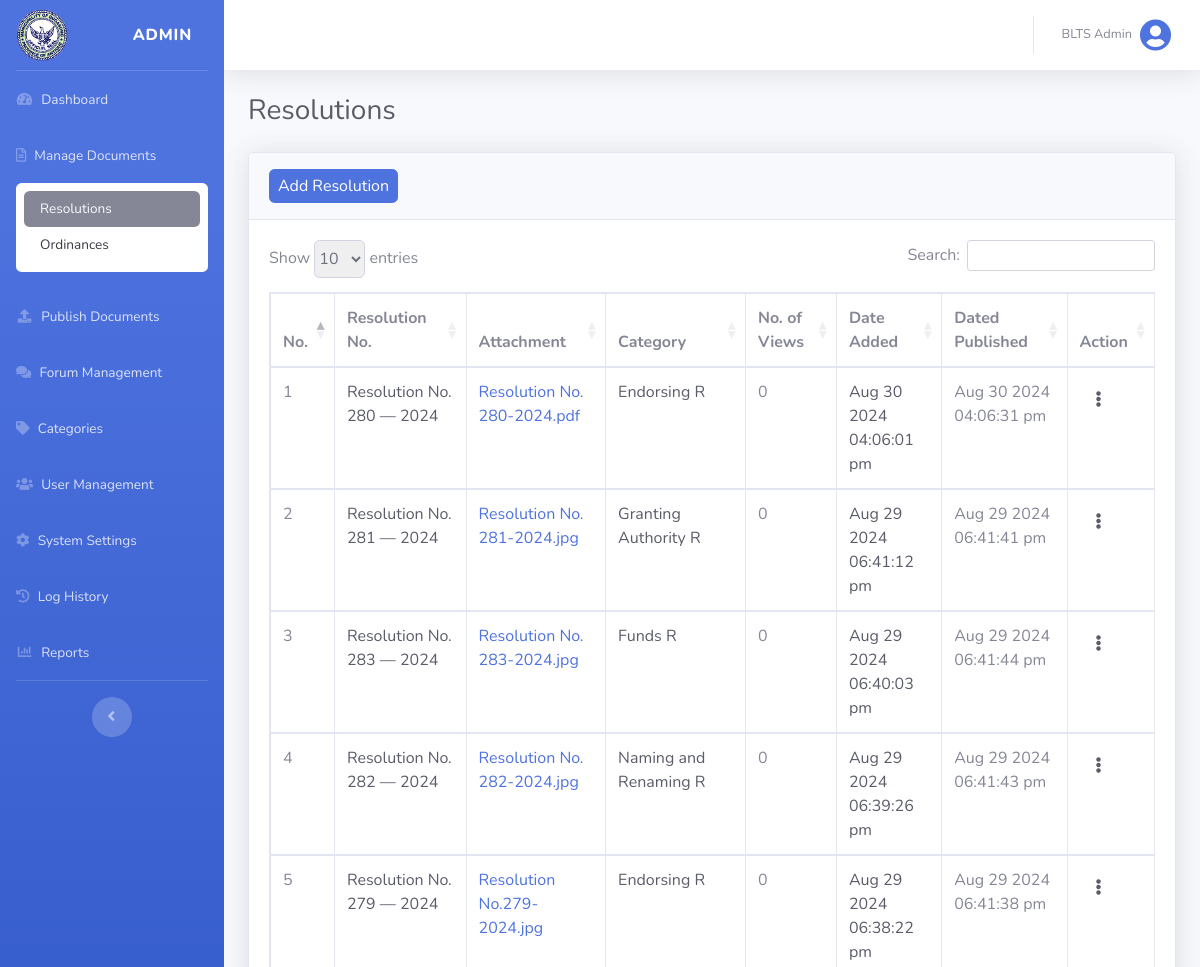
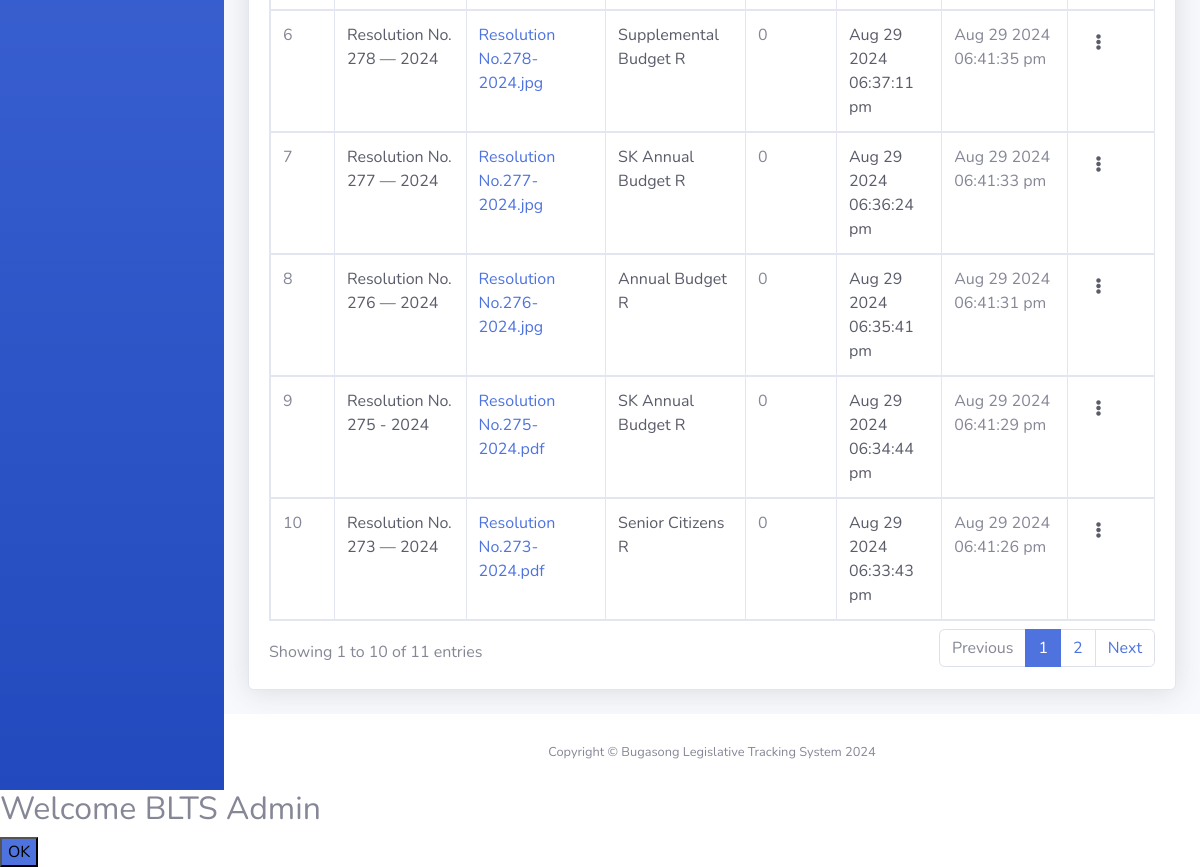
The app's page /views/admin_resolution.php?manage (signed in) with its own data (2 pictures, top to bottom).
### tables this page shows
CREATE TABLE `system_settings` (
  `system_setting_id` int(255) NOT NULL,
  `system_logo` varchar(255) NOT NULL
);

CREATE TABLE `users` (
  `user_id` int(255) NOT NULL,
  `name` varchar(255) NOT NULL,
  `email` varchar(255) NOT NULL,
  `username` varchar(255) NOT NULL,
  `password` varchar(255) NOT NULL,
  `status` int(255) NOT NULL DEFAULT 0,
  `user_type` varchar(255) NOT NULL DEFAULT 'citizen',
  `date_added` datetime NOT NULL DEFAULT current_timestamp()
);

CREATE TABLE `resolutions` (
  `resolution_id` int(255) NOT NULL,
  `user_id` int(255) NOT NULL,
  `resolution_cat_id` int(255) NOT NULL,
  `title` longtext NOT NULL,
  `resolutionNo` varchar(255) NOT NULL,
  `whereasClauses` longtext NOT NULL,
  `resolvingClauses` longtext NOT NULL,
  `optionalClauses` longtext NOT NULL,
  `approvalDetails` longtext NOT NULL,
  `file` varchar(255) NOT NULL,
  `date_added` datetime NOT NULL DEFAULT current_timestamp(),
  `date_publish` datetime(6) DEFAULT NULL,
  `status` int(255) NOT NULL DEFAULT 0
);

CREATE TABLE `resolution_cat` (
  `resolution_cat_id` int(255) NOT NULL,
  `resolution_category_name` varchar(255) NOT NULL,
  `date_added` datetime NOT NULL DEFAULT current_timestamp()
);

### config/functions.php (called while the page is built, shortened)
<?php
function isLogin()
{
    return isset($_SESSION['isLogin']);
}
function isAdmin()
{
    return isset($_SESSION['user_type']) && $_SESSION['user_type'] === 'admin';
}
function logName()
{
    $users = find('users', ['user_id' => $_SESSION['user_id']]);
    return !empty($users) ? $users['name'] : null;
}
function logUsertype()
{
    return $_SESSION['user_type'];
}
function getAllResolutionsDesc($limit)
{
    return findAll('resolutions', 'resolution_id', 'DESC', $limit);
}
function getResolutionCatByID($id)
{
    return find('resolution_cat', ['resolution_cat_id' => $id]);
}
function getResolutionViewCount($resolution_id)
{
    global $conn;
    $query = "
        SELECT
            o.resolution_id,
            COUNT(dv.document_id) AS view_count
        FROM
            resolutions o
        LEFT JOIN
            document_views dv
        ON
            o.resolution_id = dv.document_id
        WHERE
            o.resolution_id = ?
        GROUP BY
            o.resolution_id;
    ";
    $stmt = mysqli_prepare($conn, $query);
    mysqli_stmt_bind_param($stmt, "i", $resolution_id);
    mysqli_stmt_execute($stmt);
    $result = mysqli_stmt_get_result($stmt);
    $row = mysqli_fetch_assoc($result);
    if ($row) {
        return $row['view_count'];
    } else {
        return 0;
    }
}
function getSystemSettings()
{
    global $conn;
    $query = "SELECT * FROM system_settings";
    $settings = array();
    if ($result = $conn->query($query)) {
        while ($row = $result->fetch_assoc()) {
            $settings = $row;
        }
    } else {
        return false;
    }
    return $settings;
}
function get_filename($file)
{
    $file = basename($file);
    return $file;
}
function isActiveMenu($page)
{
    $currentUri = $_SERVER['REQUEST_URI'];
    return strpos($currentUri, $page) !== false;
}

### config/database.php (called while the page is built, shortened)
<?php
$host = "localhost";
$username = "root";
$password = "";
$database = "blts";
$conn = mysqli_connect($host, $username, $password, $database);
function find($table, $conditions)
{
    global $conn;
    $sql = "SELECT * FROM $table WHERE ";
    $params = [];
    foreach ($conditions as $column => $value) {
        $sql .= "$column = ? AND ";
        $params[] = $value;
    }
    $sql = substr($sql, 0, -4);
    $stmt = mysqli_prepare($conn, $sql);
    $types = str_repeat("s", count($params));
    $stmt->bind_param($types, ...$params);
    $stmt->execute();
    $result = $stmt->get_result();
    return $result->fetch_assoc();
}
function findAll($table, $orderBy = null, $direction = 'ASC', $limit = null)
{
    global $conn;
    $sql = "SELECT * FROM $table";
    if ($orderBy === 'RAND()') {
        $sql .= " ORDER BY RAND()";
    } elseif ($orderBy) {
        $sql .= " ORDER BY $orderBy $direction";
    }
    $result = mysqli_query($conn, $sql);
    return mysqli_fetch_all($result, MYSQLI_ASSOC);
}

### views/admin_resolution.php (the view, shortened to what this page needs)
<?php
@include('header.php');
?>
<div id="content-wrapper" class="d-flex flex-column">
    <div id="content">
        <?php @include('top_navbar.php'); ?>
        <?php if (isAdmin()): ?>
            <div class="container-fluid">
                <div class="d-sm-flex align-items-center justify-content-between mb-4">
                    <h1 class="h3 mb-0 text-gray-800">Resolutions</h1>
                </div>
                <div class="card shadow mb-4">
                    <div class="card-header py-3">
                        <?php if (isset($_GET['manage'])): ?>
                            <a href="admin_add_resolution.php" class="btn btn-primary px-2 py-1">Add Resolution</a>
                        <?php endif; ?>
                    </div>
                    <div class="card-body">
                        <div class="table-responsive">
                            <table class="table table-bordered" id="dataTable1" width="100%" cellspacing="0">
                                <thead>
                                    <tr>
                                        <th>No.</th>
                                        <th>Resolution No.</th>
                                        <th>Attachment</th>
                                        <th>Category</th>
                                        <th>No. of Views</th>
                                        <th>Date Added</th>
                                        <th>Dated Published</th>
                                        <th><?php if (isset($_GET['publish'])): ?>Status<?php endif; ?><?php if (isset($_GET['manage'])): ?>Action<?php endif; ?>
                                        </th>
                                    </tr>
                                </thead>
                                <tbody>
                                    <?php $count = 1; ?>
                                    <?php foreach (getAllResolutionsDesc(null) as $resolution): ?>
                                        <tr>
                                            <td><?php echo $count++; ?></td>
                                            <td class="text-gray-800"><?php echo $resolution['resolutionNo']; ?></td>
                                            <td class="text-gray-800"><a href="<?php echo $resolution['file']; ?>"
                                                    target="_blanks"><?php echo get_filename($resolution['file']); ?></a></td>
                                            <td class="text-gray-800">
                                                <?php echo isset(getResolutionCatByID($resolution['resolution_cat_id'])['resolution_category_name']) ? getResolutionCatByID($resolution['resolution_cat_id'])['resolution_category_name'] : ''; ?>
                                            </td>
                                            <td>
                                                <?php echo getResolutionViewCount($resolution['resolution_id']); ?>
                                            </td>
                                            <td class="text-gray-800">
                                                <?php echo date('M d Y h:i:s a', strtotime($resolution['date_added'])); ?>
                                            </td>
                                            <td><?php echo ($resolution['status'] == 1) ? date('M d Y h:i:s a', strtotime($resolution['date_publish'])) : ''; ?>
                                            </td>
                                            <td>
                                                <?php if (isset($_GET['manage'])): ?>
                                                    <a class="nav-link" href="#" id="actionDropdownMenu" role="button"
                                                        data-toggle="dropdown" aria-haspopup="true" aria-expanded="false">
                                                        <i class="fa fa-ellipsis-v text-dark"></i>
                                                    </a>
                                                <?php endif; ?>
                                            </td>
                                        </tr>
                                    <?php endforeach; ?>
                                </tbody>
                            </table>
                        </div>
                    </div>
                </div>
            </div>
        <?php else:
            redirect('dashboard', ''); ?>
        <?php endif; ?>
    </div>
    <footer class="sticky-footer bg-white">
        <div class="container my-auto">
            <div class="copyright text-center my-auto">
                <span>Copyright &copy; Bugasong Legislative Tracking System 2024</span>
            </div>
        </div>
    </footer>
</div>
<?php
@include('footer.php');
?>

### views/header.php (shortened to what this page needs)
<!DOCTYPE html>
<html lang="en">
<head>
    <link href="../vendor/fontawesome-free/css/all.min.css" rel="stylesheet" type="text/css">
    <link href="../css/sb-admin-2.min.css" rel="stylesheet">
    <link href="../css/datatable.css" rel="stylesheet">
    <link href="../css/styles.css" rel="stylesheet">
</head>
<body id="page-top">
    <div id="wrapper">
        <?php if (isLogin()) : ?>
            <ul class="navbar-nav bg-gradient-primary sidebar sidebar-dark accordion" id="accordionSidebar">
                <a class="sidebar-brand d-flex align-items-center justify-content-between" id="brandLink" data-title="BLTS - Dashboard" href="admin_home.php">
                    <div class="sidebar-brand-icon">
                        <?php echo (!empty(getSystemSettings()['system_logo'])) ? '<img width="52px" class="img-fluid" src="' . getSystemSettings()['system_logo'] . '">' : '<img width="52px" class="img-fluid" src="../uploads/placeholder.png" alt="placeholder">'; ?>
                    </div>
                    <div class="sidebar-brand-text mx-3"><?php echo logUsertype(); ?></div>
                </a>
                <hr class="sidebar-divider my-0">
                <li class="nav-item">
                    <a class="nav-link Links" id="dashboardLink" href="admin_home.php" data-title="BLTS - Dashboard">
                        <i class="fas fa-fw fa-tachometer-alt"></i>
                        <span>Dashboard</span>
                    </a>
                </li>
                <?php if (isAdmin()) : ?>
                    <li class="nav-item">
                        <a class="nav-link Links" id="ManageDocumentLink" href="#" data-toggle="collapse" data-target="#DocumentManagePage" aria-expanded="true" aria-controls="DocumentManagePage" data-title="BLTS - Manage Documents">
                            <i class="far fa-file-alt"></i>
                            <span>Manage Documents</span>
                        </a>
                        <div id="DocumentManagePage" class="collapse <?php echo (isActiveMenu('/admin_resolution.php?manage') || isActiveMenu('/admin_ordinance.php?manage') || isActiveMenu('/admin_add_resolution.php') || isActiveMenu('/admin_add_ordinance.php')) ? 'show' : ''; ?>" aria-labelledby="headingPages" data-parent="#accordionSidebar">
                            <div class="bg-white py-2 collapse-inner rounded">
                                <a class="collapse-item <?php echo (isActiveMenu('/admin_resolution.php?manage')) || isActiveMenu('/admin_add_resolution.php') ? 'bg-secondary text-light' : '' ?>" href="admin_resolution.php?manage">Resolutions</a>
                                <a class="collapse-item <?php echo (isActiveMenu('/admin_ordinance.php?manage')) || isActiveMenu('/admin_add_ordinance.php') ? 'bg-secondary text-light' : '' ?>" href="admin_ordinance.php?manage">Ordinances</a>
                            </div>
                        </div>
                    </li>
                    <li class="nav-item">
                        <a class="nav-link Links" id="publishDocumentLink" href="#" data-toggle="collapse" data-target="#DocumentPublishPage" aria-expanded="true" aria-controls="DocumentPublishPage" data-title="BLTS - Publish Documents">
                            <i class="fas fa-fw fa-upload"></i>
                            <span>Publish Documents</span>
                        </a>
                    </li>
                    <li class="nav-item">
                        <a class="nav-link Links" href="admin_forum.php" id="ForumManagementLink" data-title="BLTS - Forum Management">
                            <i class="fas fa-comments"></i>
                            <span>Forum Management</span>
                        </a>
                    </li>
                    <li class="nav-item">
                        <a class="nav-link Links" id="CategoriesLink" href="#" data-toggle="collapse" data-target="#CategoriesPage" aria-expanded="true" aria-controls="CategoriesPage" data-title="BLTS - Categories">
                            <i class="fas fa-tag"></i>
                            <span>Categories</span>
                        </a>
                    </li>
                    <li class="nav-item">
                        <a class="nav-link Links" href="admin_user_management.php" id="UserManagementLink" data-title="BLTS - User Management">
                            <i class="fas fa-users"></i>
                            <span>User Management</span>
                        </a>
                    </li>
                    <li class="nav-item">
                        <a class="nav-link Links" href="admin_system_setting.php" id="SystemSettingLink" data-title="BLTS - System Settings">
                            <i class="fas fa-cog"></i>
                            <span>System Settings</span>
                        </a>
                    </li>
                    <li class="nav-item">
                        <a class="nav-link Links" href="admin_log_history.php" id="LogHistoryLink" data-title="BLTS - Log History">
                            <i class="fas fa-history"></i>
                            <span>Log History</span>
                        </a>
                    </li>
                    <li class="nav-item">
                        <a class="nav-link Links" id="ReportLink" href="#" data-toggle="collapse" data-target="#ReportPage" aria-expanded="true" aria-controls="ReportPage" data-title="BLTS - Reports">
                            <i class="fas fa-fw fa-chart-bar"></i>
                            <span>Reports</span>
                        </a>
                    </li>
                <?php endif; ?>
                <hr class="sidebar-divider d-none d-md-block">
                <div class="text-center d-none d-md-inline">
                    <button class="rounded-circle border-0" id="sidebarToggle"></button>
                </div>
            </ul>
        <?php endif;

### views/top_navbar.php (shortened to what this page needs)
<nav class="navbar navbar-expand navbar-light bg-white topbar mb-4 shadow">
    <ul class="navbar-nav ml-auto">
        <li class="nav-item dropdown no-arrow">
            <a class="nav-link dropdown-toggle" href="#" id="userDropdown" role="button" data-toggle="dropdown" aria-haspopup="true" aria-expanded="false">
                <span class="mr-2 d-none d-lg-inline text-gray-600 small"><?php echo logName(); ?></span>
                <i class="img-profile rounded-circle fas fa-user-circle fa-2x text-primary"></i>
            </a>
        </li>
    </ul>
</nav>

### records on screen
system_settings: system_logo (picture)
users: name "BLTS Admin"
resolutions: resolutionNo "Resolution No. 280 — 2024", file "Resolution No. 280-2024.pdf", resolution_cat.resolution_category_name "Endorsing R", resolution_id "0", date_added "Aug 30 2024 04:06:01 pm", date_publish "Aug 30 2024 04:06:31 pm"
resolutions: resolutionNo "Resolution No. 281 — 2024", file "Resolution No. 281-2024.jpg", resolution_cat.resolution_category_name "Granting Authority R", resolution_id "0", date_added "Aug 29 2024 06:41:12 pm", date_publish "Aug 29 2024 06:41:41 pm"
resolutions: resolutionNo "Resolution No. 283 — 2024", file "Resolution No. 283-2024.jpg", resolution_cat.resolution_category_name "Funds R", resolution_id "0", date_added "Aug 29 2024 06:40:03 pm", date_publish "Aug 29 2024 06:41:44 pm"
resolutions: resolutionNo "Resolution No. 282 — 2024", file "Resolution No. 282-2024.jpg", resolution_cat.resolution_category_name "Naming and Renaming R", resolution_id "0", date_added "Aug 29 2024 06:39:26 pm", date_publish "Aug 29 2024 06:41:43 pm"
resolutions: resolutionNo "Resolution No. 279 — 2024", file "Resolution No.279-2024.jpg", resolution_cat.resolution_category_name "Endorsing R", resolution_id "0", date_added "Aug 29 2024 06:38:22 pm", date_publish "Aug 29 2024 06:41:38 pm"
resolutions: resolutionNo "Resolution No. 278 — 2024", file "Resolution No.278-2024.jpg", resolution_cat.resolution_category_name "Supplemental Budget R", resolution_id "0", date_added "Aug 29 2024 06:37:11 pm", date_publish "Aug 29 2024 06:41:35 pm"
resolutions: resolutionNo "Resolution No. 277 — 2024", file "Resolution No.277-2024.jpg", resolution_cat.resolution_category_name "SK Annual Budget R", resolution_id "0", date_added "Aug 29 2024 06:36:24 pm", date_publish "Aug 29 2024 06:41:33 pm"
resolutions: resolutionNo "Resolution No. 276 — 2024", file "Resolution No.276-2024.jpg", resolution_cat.resolution_category_name "Annual Budget R", resolution_id "0", date_added "Aug 29 2024 06:35:41 pm", date_publish "Aug 29 2024 06:41:31 pm"
resolutions: resolutionNo "Resolution No. 275 - 2024", file "Resolution No.275-2024.pdf", resolution_cat.resolution_category_name "SK Annual Budget R", resolution_id "0", date_added "Aug 29 2024 06:34:44 pm", date_publish "Aug 29 2024 06:41:29 pm"
resolutions: resolutionNo "Resolution No. 273 — 2024", file "Resolution No.273-2024.pdf", resolution_cat.resolution_category_name "Senior Citizens R", resolution_id "0", date_added "Aug 29 2024 06:33:43 pm", date_publish "Aug 29 2024 06:41:26 pm"

### other values on screen
logUsertype() "ADMIN"
